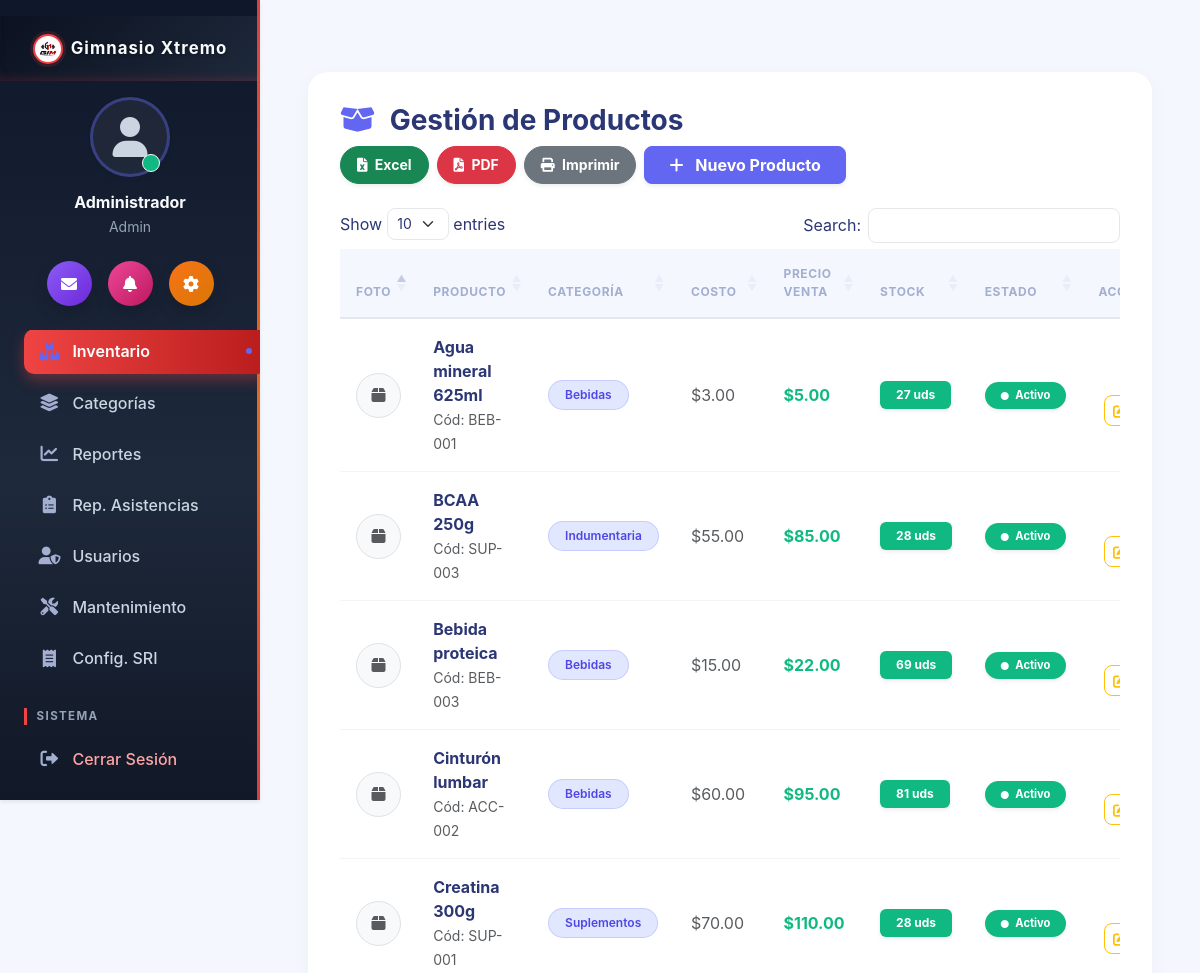
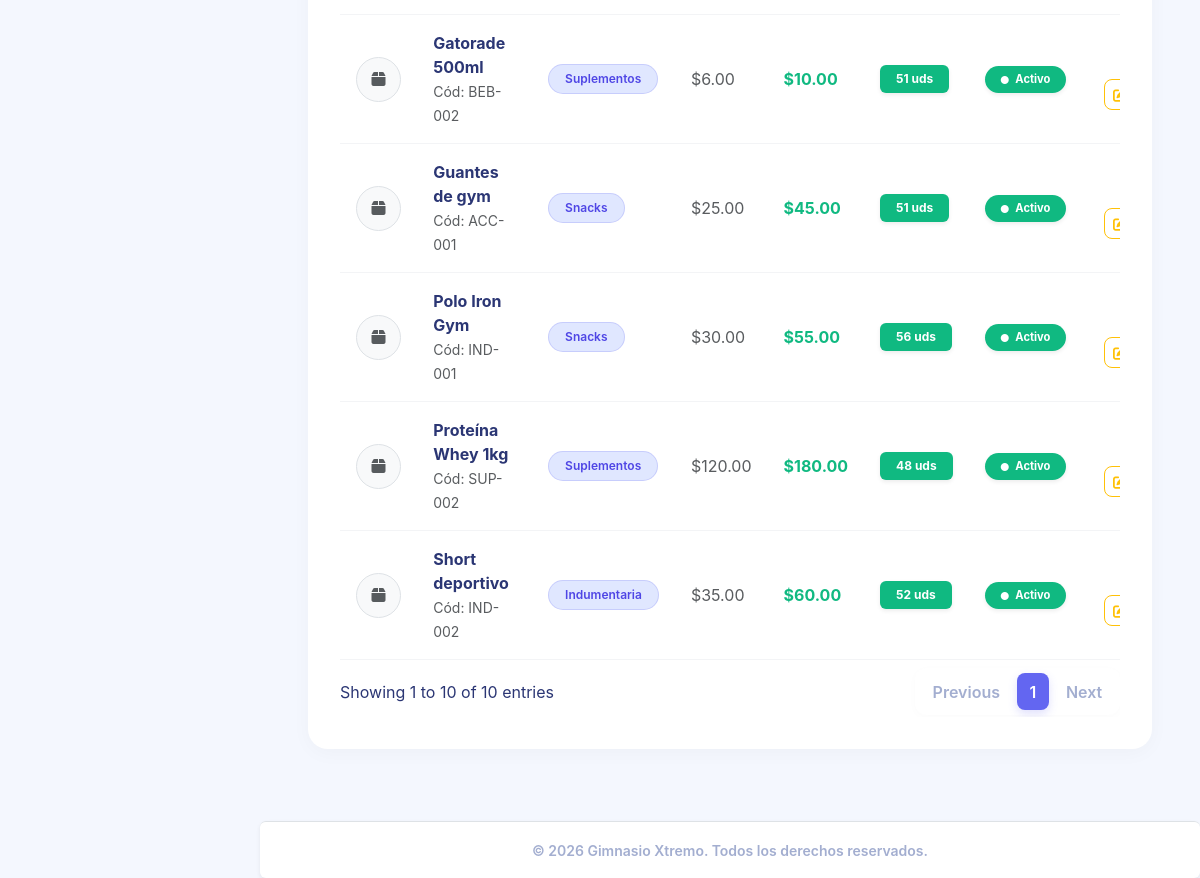
The app's page /inventario/productos (signed in) with its own data (2 pictures, top to bottom).
### tables this page shows
CREATE TABLE IF NOT EXISTS `configuracion` (
  `id` int NOT NULL,
  `nombre_sistema` varchar(100) DEFAULT NULL,
  `ruc` varchar(20) DEFAULT NULL,
  `razon_social` varchar(255) DEFAULT NULL,
  `nombre_comercial` varchar(255) DEFAULT NULL,
  `direccion` varchar(255) DEFAULT NULL,
  `ubigeo` varchar(6) DEFAULT '150101',
  `departamento` varchar(60) DEFAULT 'LIMA',
  `provincia` varchar(60) DEFAULT 'LIMA',
  `distrito` varchar(60) DEFAULT 'LIMA',
  `urbanizacion` varchar(120) DEFAULT NULL,
  `codigo_pais` varchar(2) DEFAULT 'PE',
  `telefono` varchar(20) DEFAULT NULL,
  `email` varchar(100) DEFAULT NULL,
  `logo` varchar(255) DEFAULT NULL,
  `moneda` varchar(10) DEFAULT '$',
  `sunat_ambiente` enum('beta','produccion') DEFAULT 'beta',
  `sunat_usuario_sol` varchar(50) DEFAULT NULL,
  `sunat_clave_sol` varchar(255) DEFAULT NULL,
  `sunat_certificado` varchar(255) DEFAULT NULL,
  `sunat_cert_clave` varchar(255) DEFAULT NULL,
  `igv_tasa` decimal(5,2) DEFAULT '18.00',
  `incluye_igv` tinyint(1) DEFAULT '1' COMMENT '1 = los precios mostrados YA incluyen IGV',
  `sri_ambiente` enum('1','2') DEFAULT '1' COMMENT '1=Pruebas, 2=Produccion',
  `sri_establecimiento` varchar(3) DEFAULT '001',
  `sri_punto_emision` varchar(3) DEFAULT '001',
  `sri_certificado_p12` varchar(255) DEFAULT NULL,
  `sri_certificado_clave` varchar(255) DEFAULT NULL,
  `iva_tasa` decimal(5,2) DEFAULT '15.00',
  `incluye_iva` tinyint(1) DEFAULT '1' COMMENT '1 = los precios mostrados YA incluyen IVA',
  PRIMARY KEY (`id`)
);

CREATE TABLE IF NOT EXISTS `productos` (
  `id` int NOT NULL AUTO_INCREMENT,
  `categoria_id` int NOT NULL,
  `codigo` varchar(50) DEFAULT NULL,
  `nombre` varchar(150) NOT NULL,
  `precio_compra` decimal(10,2) NOT NULL,
  `precio_venta` decimal(10,2) NOT NULL,
  `stock` int DEFAULT '0',
  `foto` varchar(255) DEFAULT NULL,
  `estado` enum('activo','inactivo') DEFAULT 'activo',
  PRIMARY KEY (`id`),
  KEY `categoria_id` (`categoria_id`),
  CONSTRAINT `productos_ibfk_1` FOREIGN KEY (`categoria_id`) REFERENCES `categorias` (`id`)
);

CREATE TABLE IF NOT EXISTS `categorias` (
  `id` int NOT NULL AUTO_INCREMENT,
  `nombre` varchar(100) NOT NULL,
  `estado` enum('activo','inactivo') DEFAULT 'activo',
  PRIMARY KEY (`id`)
);

### app/views/inventario/productos.php (the view, shortened to what the rows shown need)
<?php
require_once '../app/models/Configuracion.php';
?>
<!DOCTYPE html>
<html lang="es">
<head>
    <link href="https://cdn.jsdelivr.net/npm/bootstrap@5.3.0/dist/css/bootstrap.min.css" rel="stylesheet">
    <link href="https://cdn.datatables.net/1.13.6/css/dataTables.bootstrap5.min.css" rel="stylesheet">
    <link rel="stylesheet" href="https://cdnjs.cloudflare.com/ajax/libs/font-awesome/6.0.0/css/all.min.css">
    <link rel="stylesheet" href="/css/gym-theme.css?v=<?= time() ?>">
</head>
<body>
    <?php require_once '../app/views/inc/navbar.php'; ?>
    <div class="container-fluid px-4 fade-in mt-5 mb-5">
        <div class="module-container">
        <div class="d-flex flex-wrap justify-content-between align-items-center mb-4 gap-2">
            <h3 class="fw-bold text-dark m-0">
                <i class="fas fa-box-open text-primary me-2"></i> Gestión de Productos
            </h3>
            <div class="d-flex gap-2 flex-wrap">
                <button onclick="ExportHelper.toExcel('tblProductos', 'Productos_Inventario', 'Inventario de Productos')" class="btn btn-success btn-sm rounded-pill fw-bold px-3 shadow-sm">
                    <i class="fas fa-file-excel me-1"></i> Excel
                </button>
                <button onclick="ExportHelper.toPDF('tblProductos', 'Productos_Inventario', 'Inventario de Productos')" class="btn btn-danger btn-sm rounded-pill fw-bold px-3 shadow-sm">
                    <i class="fas fa-file-pdf me-1"></i> PDF
                </button>
                <button onclick="ExportHelper.print('tblProductos', 'Inventario de Productos')" class="btn btn-secondary btn-sm rounded-pill fw-bold px-3 shadow-sm">
                    <i class="fas fa-print me-1"></i> Imprimir
                </button>
                <button class="btn btn-primary px-4 fw-bold shadow-sm" data-bs-toggle="modal" data-bs-target="#modalProducto">
                    <i class="fas fa-plus me-2"></i> Nuevo Producto
                </button>
            </div>
        </div>
        <div class="table-responsive mt-2">
            <table id="tblProductos" class="table table-hover align-middle table-data w-100 border-0">
                <thead>
                    <tr>
                        <th class="border-0 bg-transparent text-muted">Foto</th>
                        <th class="border-0 bg-transparent text-muted">Producto</th>
                        <th class="border-0 bg-transparent text-muted">Categoría</th>
                        <th class="border-0 bg-transparent text-muted">Costo</th>
                        <th class="border-0 bg-transparent text-muted">Precio Venta</th>
                        <th class="border-0 bg-transparent text-muted">Stock</th>
                        <th class="border-0 bg-transparent text-muted">Estado</th>
                        <th class="border-0 bg-transparent text-muted text-end">Acciones</th>
                    </tr>
                </thead>
                        <tbody>
                            <?php foreach ($productos as $p): ?>
                            <tr>
                                <td>
                                    <?php if(!empty($p['foto'])): ?>
                                        <img src="/img/productos/<?= $p['foto'] ?>" class="rounded-circle border" width="45" height="45" style="object-fit:cover;">
                                    <?php else: ?>
                                        <div class="rounded-circle bg-light d-flex align-items-center justify-content-center border" style="width:45px;height:45px;">
                                            <i class="fas fa-box text-muted"></i>
                                        </div>
                                    <?php endif; ?>
                                </td>
                                <td>
                                    <div class="fw-bold text-dark"><?= $p['nombre'] ?></div>
                                    <?php if(!empty($p['codigo'])): ?>
                                        <small class="text-muted">Cód: <?= $p['codigo'] ?></small>
                                    <?php endif; ?>
                                </td>
                                <td><span class="badge badge-soft-primary rounded-pill px-3 py-2"><?= htmlspecialchars($p['categoria_nombre'] ?? '—') ?></span></td>
                                <td class="text-muted"><?= $config['moneda'] ?><?= number_format($p['precio_compra'], 2) ?></td>
                                <td class="fw-bold text-success"><?= $config['moneda'] ?><?= number_format($p['precio_venta'], 2) ?></td>
                                <td>
                                    <?php
                                        $stockClass = 'bg-success text-white';
                                    ?>
                                    <span class="badge <?= $stockClass ?> px-3 py-2 fw-bold shadow-sm" style="font-size: 0.75rem;">
                                        <?= $p['stock'] ?> uds
                                    </span>
                                </td>
                                <td>
                                    <?php if($p['estado'] == 'activo'): ?>
                                        <span class="badge bg-success text-white px-3 py-2 rounded-pill shadow-sm" style="font-size: 0.7rem; font-weight: 700;"><i class="fas fa-circle me-1" style="font-size: 0.5rem; vertical-align: middle;"></i> Activo</span>
                                    <?php else: ?>
                                        <span class="badge bg-secondary text-white px-3 py-2 rounded-pill shadow-sm" style="font-size: 0.7rem; font-weight: 700;"><i class="fas fa-circle me-1" style="font-size: 0.5rem; vertical-align: middle;"></i> Inactivo</span>
                                    <?php endif; ?>
                                </td>
                                <td class="text-end">
                                    <button class="btn btn-sm btn-outline-warning me-1 edit-btn"
                                            data-id="<?= $p['id'] ?>"
                                            data-categoria="<?= $p['categoria_id'] ?>"
                                            data-codigo="<?= $p['codigo'] ?>"
                                            data-nombre="<?= $p['nombre'] ?>"
                                            data-compra="<?= $p['precio_compra'] ?>"
                                            data-venta="<?= $p['precio_venta'] ?>"
                                            data-stock="<?= $p['stock'] ?>"
                                            data-bs-toggle="modal" data-bs-target="#modalProducto" title="Editar">
                                        <i class="fas fa-edit"></i>
                                    </button>
                                </td>
                            </tr>
                            <?php endforeach; ?>
                        </tbody>
                </table>
            </div>
        </div>
    </div>
    <?php require_once '../app/views/inc/footer.php'; ?>
</body>
</html>

### app/views/inc/navbar.php (shortened to what the rows shown need)
<?php
require_once __DIR__ . '/../../models/Configuracion.php';
$config = Configuracion::getInfo();
$_rolActual = $_SESSION['user_rol'] ?? '';
$current_uri = $_SERVER['REQUEST_URI'] ?? '';
$is_active = function($path) use ($current_uri) {
    if ($path === '/home/index') {
        return ($current_uri === '/' || strpos($current_uri, '/home') === 0) ? 'active' : '';
    }
    return strpos($current_uri, $path) === 0 ? 'active' : '';
};
?>
<link rel="stylesheet" href="/css/gym-theme.css?v=<?= time() ?>">
<div class="d-flex" id="wrapper">
    <div class="shadow-sm" id="sidebar-wrapper">
        <div class="sidebar-heading p-4 d-flex align-items-center justify-content-center">
            <?php if(!empty($config['logo'])): ?>
                <img src="/img/<?= $config['logo'] ?>?v=<?= time() ?>"
                     alt="Logo" width="30" height="30"
                     class="d-inline-block align-text-top rounded-circle me-2">
            <?php endif; ?>
            <span class="fs-5 fw-bold text-dark tracking-wider"><?= $config['nombre_sistema'] ?></span>
        </div>
        <div class="text-center mt-3 mb-4 px-4">
            <div class="position-relative d-inline-block mb-3">
                <div class="bg-light rounded-circle shadow-sm d-flex align-items-center justify-content-center mx-auto" style="width: 80px; height: 80px; border: 3px solid #E0E7FF;">
                    <i class="fas fa-user text-muted" style="font-size: 2.5rem;"></i>
                </div>
                <span class="position-absolute bottom-0 end-0 p-2 bg-success border border-light rounded-circle" style="transform: translate(-10px, -5px);"></span>
            </div>
            <h6 class="fw-bold text-dark mb-1"><?= $_SESSION['user_name'] ?? 'Usuario' ?></h6>
            <p class="text-muted small mb-0"><?= ucfirst($_SESSION['user_rol'] ?? 'Invitado') ?></p>
        </div>
        <div class="d-flex justify-content-center gap-3 mb-4 px-3">
            <a href="/notificaciones/index" class="btn btn-primary rounded-circle shadow p-0 d-flex align-items-center justify-content-center" style="width: 45px; height: 45px; background: linear-gradient(135deg, #8B5CF6, #6D28D9); border:none;">
                <i class="fas fa-envelope text-white"></i>
            </a>
            <a href="/asistencia/index" class="btn rounded-circle shadow p-0 d-flex align-items-center justify-content-center" style="width: 45px; height: 45px; background: linear-gradient(135deg, #EC4899, #BE185D); border:none;">
                <i class="fas fa-bell text-white"></i>
            </a>
            <a href="/configuracion/index" class="btn rounded-circle shadow p-0 d-flex align-items-center justify-content-center" style="width: 45px; height: 45px; background: linear-gradient(135deg, #F97316, #D97706); border:none;">
                <i class="fas fa-cog text-white"></i>
            </a>
        </div>
        <div id="sidebar-nav-scroll">
            <div class="list-group list-group-flush mt-2 px-2">
                <?php if($_rolActual === 'admin'): ?>
                    <a class="list-group-item list-group-item-action rounded mb-1 <?= $is_active('/inventario/productos') ?>" href="/inventario/productos">
                        <i class="fas fa-boxes w-20px text-center"></i> Inventario
                    </a>
                    <a class="list-group-item list-group-item-action rounded mb-1 <?= $is_active('/inventario/categorias') ?>" href="/inventario/categorias">
                        <i class="fas fa-layer-group w-20px text-center"></i> Categorías
                    </a>
                    <a class="list-group-item list-group-item-action rounded mb-1 <?= $is_active('/reportes') ?>" href="/reportes/index">
                        <i class="fas fa-chart-line w-20px text-center"></i> Reportes
                    </a>
                    <a class="list-group-item list-group-item-action rounded mb-1 <?= $is_active('/asistencia/reporte') ?>" href="/asistencia/reporte">
                        <i class="fas fa-clipboard-list w-20px text-center"></i> Rep. Asistencias
                    </a>
                    <a class="list-group-item list-group-item-action rounded mb-1 <?= $is_active('/usuarios') ?>" href="/usuarios/index">
                        <i class="fas fa-user-shield w-20px text-center"></i> Usuarios
                    </a>
                    <a class="list-group-item list-group-item-action rounded mb-1 <?= $is_active('/mantenimiento') ?>" href="/mantenimiento/index">
                        <i class="fas fa-tools w-20px text-center"></i> Mantenimiento
                    </a>
                    <a class="list-group-item list-group-item-action rounded mb-1 <?= $is_active('/configuracion/sri') ?>" href="/configuracion/sri">
                        <i class="fas fa-receipt w-20px text-center"></i> Config. SRI
                    </a>
                <?php endif; ?>
                <p class="text-dark fw-bold ms-3 mt-4 mb-2 fs-6">Sistema</p>
                <a class="list-group-item list-group-item-action rounded mb-1 text-danger" href="/auth/logout">
                    <i class="fas fa-sign-out-alt w-20px text-center"></i> Cerrar Sesión
                </a>
            </div>
        </div>
    </div>
    <div id="page-content-wrapper" class="d-flex flex-column" style="min-height: 100vh; background-color: var(--gym-bg-light);">
        <div class="container-fluid p-4 flex-grow-1">

### app/views/inc/footer.php (shortened to what the rows shown need)
        </div>
        <footer class="bg-white border-top text-center py-3 mt-auto shadow-sm text-secondary rounded">
            <small class="fw-semibold">&copy; <?= date('Y') ?> <?= $config['nombre_sistema'] ?>. Todos los derechos reservados.</small>
        </footer>
    </div>
</div>
</body>
</html>

### records on screen
configuracion: logo (picture), nombre_sistema "Gimnasio Xtremo", moneda "$"
productos: nombre "Agua mineral 625ml", codigo "BEB-001", categoria.nombre "Bebidas", precio_compra "3.00", precio_venta "5.00", stock "27", estado "activo" (drawn)
productos: nombre "BCAA 250g", codigo "SUP-003", categoria.nombre "Indumentaria", precio_compra "55.00", precio_venta "85.00", stock "28", estado "activo" (drawn)
productos: nombre "Bebida proteica", codigo "BEB-003", categoria.nombre "Bebidas", precio_compra "15.00", precio_venta "22.00", stock "69", estado "activo" (drawn)
productos: nombre "Cinturón lumbar", codigo "ACC-002", categoria.nombre "Bebidas", precio_compra "60.00", precio_venta "95.00", stock "81", estado "activo" (drawn)
productos: nombre "Creatina 300g", codigo "SUP-001", categoria.nombre "Suplementos", precio_compra "70.00", precio_venta "110.00", stock "28", estado "activo" (drawn)
productos: nombre "Gatorade 500ml", codigo "BEB-002", categoria.nombre "Suplementos", precio_compra "6.00", precio_venta "10.00", stock "51", estado "activo" (drawn)
productos: nombre "Guantes de gym", codigo "ACC-001", categoria.nombre "Snacks", precio_compra "25.00", precio_venta "45.00", stock "51", estado "activo" (drawn)
productos: nombre "Polo Iron Gym", codigo "IND-001", categoria.nombre "Snacks", precio_compra "30.00", precio_venta "55.00", stock "56", estado "activo" (drawn)
productos: nombre "Proteína Whey 1kg", codigo "SUP-002", categoria.nombre "Suplementos", precio_compra "120.00", precio_venta "180.00", stock "48", estado "activo" (drawn)
productos: nombre "Short deportivo", codigo "IND-002", categoria.nombre "Indumentaria", precio_compra "35.00", precio_venta "60.00", stock "52", estado "activo" (drawn)

### other values on screen
$_SESSION['user_name'] "Administrador"
$_SESSION['user_rol'] "Admin"
